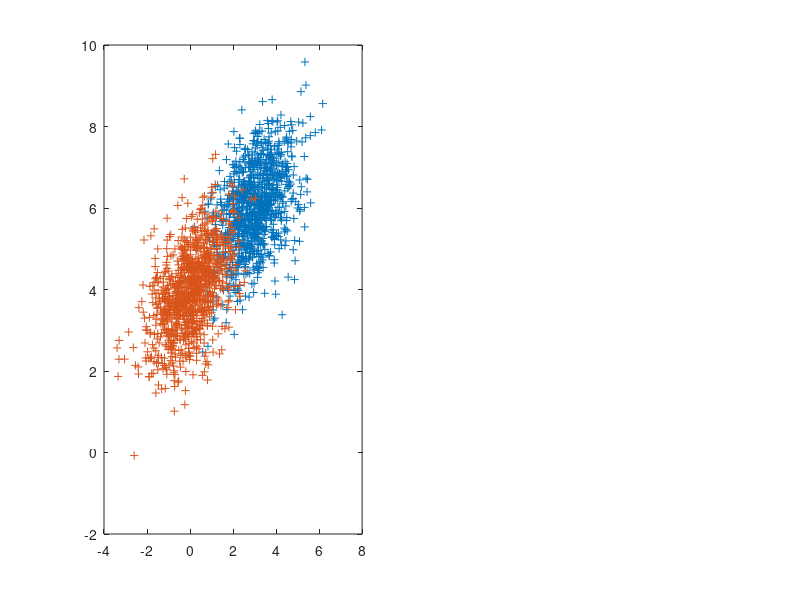

The MATLAB script that drew this image: (Note: this script raises an error after producing the figure.)
%% SEE Treder et al. (2016). LDA beamformer...
mu1 = [3; 6];
C1 = [1 0.5; 0.5 1];
mu2 = [0; 4];
C2 = [1 0.5; 0.5 1];

p = mu2 - mu1;
C = C1;

rng default
X1 = mvnrnd(mu1,C1,1000)';
X2 = mvnrnd(mu2,C2,1000)';

subplot(1,2,1)
plot(X1(1,:), X1(2,:),'+')
hold on
plot(X2(1,:), X2(2,:),'+')
hold on
ax = gca; ax.XLim = [mu1(1)-10 mu2(1)+10]; ax.YLim = [mu1(2)-10 mu2(2)+10];
vline(mu1(1)); hline(mu1(2))
vline(mu2(1)); hline(mu2(2))
% plot decision boundary:
% the decision boundary is a vector (goes through origin and its
% coordinates). It's slope is y/x. To plot the vector on which to project
% the data, we raise/or lower it (keeping the same slope) so that it goes
% through the point (mu1(1) + p(1), mu1(2)+p(2)) (i.e. the coordinates of
% average of means)

CC = cov(X1')+cov(X2');
% CC = C1;
w = inv(CC)*p*inv(p'*inv(CC)*p);
w = inv(CC) * p;

slope = w(2)/w(1);
intercept = mu1(2) + p(2) - slope * (mu1(1) + p(1));
x = linspace(-5,7,10);
l1 = slope*x + intercept;
plot(x,l1)
title(['slope: ', num2str(slope)])
% the decision boundary is perpindicular to the projection vector:
% mdl = fitcdiscr(X',Y);
% co = mdl.Coeffs(1,2).Linear;
% slope = co(2)/co(1);
% intercept = mdl.Coeffs(1,2).Const;
% l2 = slope * x + intercept;
% plot(x, l2);
grid on

subplot(1,2,2)
X1_proj = w' * X1;
X2_proj = w' * X2;
histogram(X1_proj,10)
hold on
histogram(X2_proj,10)